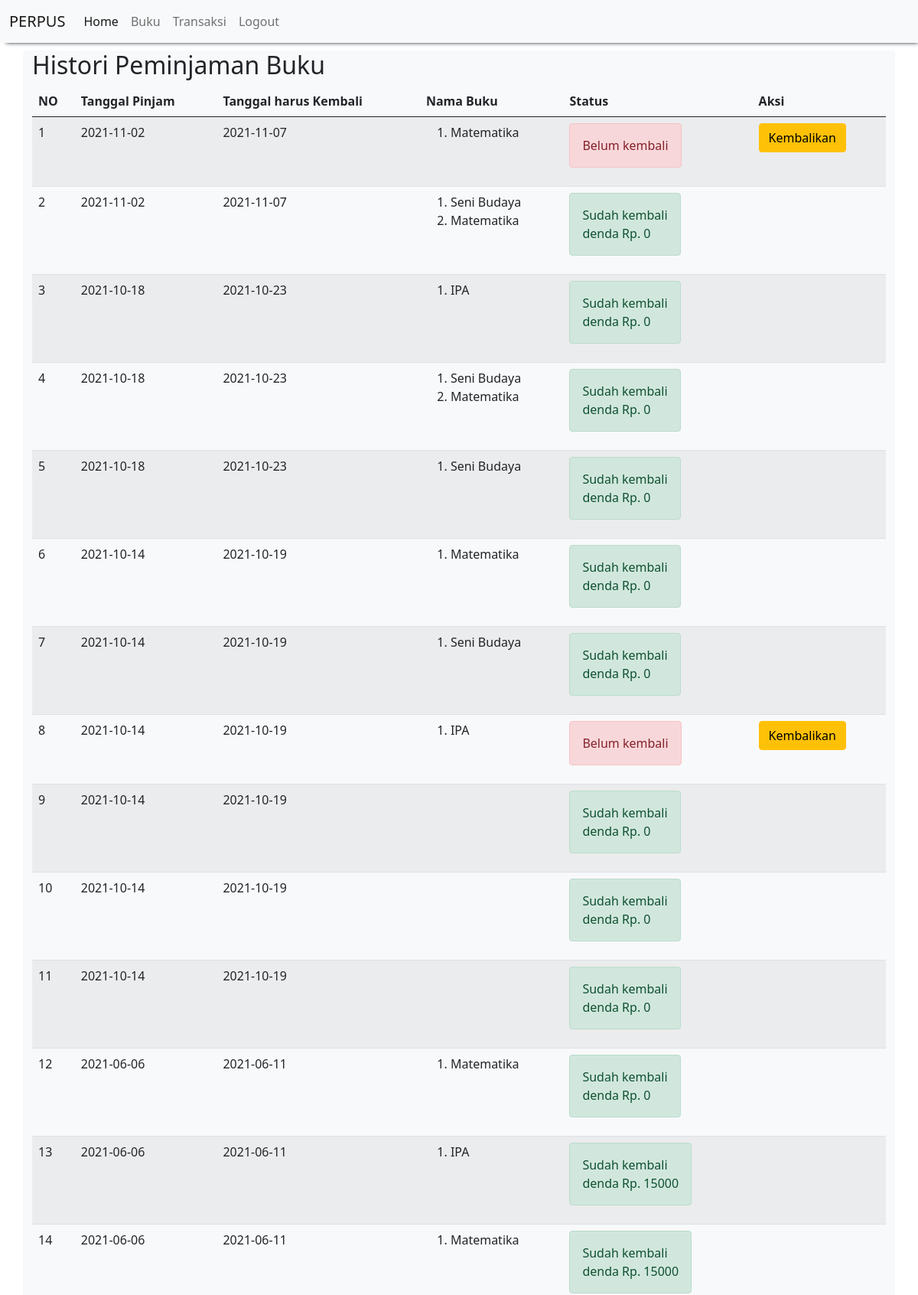
The app's page /histori_peminjaman.php (signed in, upper part) with its own data.
### tables this page shows
CREATE TABLE `peminjaman_buku` (
  `id_peminjaman_buku` int(11) NOT NULL,
  `id_siswa` int(11) NOT NULL,
  `tanggal_pinjam` date NOT NULL,
  `tanggal_kembali` date NOT NULL
);

CREATE TABLE `detail_peminjaman_buku` (
  `id_detail_peminjaman_buku` int(11) NOT NULL,
  `id_peminjaman_buku` int(11) NOT NULL,
  `id_buku` int(11) NOT NULL,
  `qty` int(11) NOT NULL
);

CREATE TABLE `buku` (
  `id_buku` int(11) NOT NULL,
  `nama_buku` varchar(100) NOT NULL,
  `pengarang` varchar(100) NOT NULL,
  `deskripsi` varchar(100) NOT NULL,
  `foto` varchar(255) NOT NULL
);

CREATE TABLE `pengembalian_buku` (
  `id_pengembalian_buku` int(11) NOT NULL,
  `id_peminjaman_buku` int(11) NOT NULL,
  `tanggal_pengembalian` date NOT NULL,
  `denda` int(11) NOT NULL
);

### histori_peminjaman.php (the view)
<?php
    include "header.php";
?>
<h2>Histori Peminjaman Buku</h2>
<table class="table table-hover table-striped">
    <thead>
        <th>NO</th><th>Tanggal Pinjam</th><th>Tanggal harus Kembali</th><th>Nama Buku</th><th>Status</th><th>Aksi</th>
    </thead>
    <tbody>
        <?php
        include "koneksi.php";
        $qry_histori=mysqli_query($conn,"select * from peminjaman_buku order by id_peminjaman_buku desc");
        $no=0;
        while($dt_histori=mysqli_fetch_array($qry_histori)){
            $no++;
            $buku_dipinjam="<ol>";
            $qry_buku=mysqli_query($conn,"select * from  detail_peminjaman_buku join buku on buku.id_buku=detail_peminjaman_buku.id_buku where id_peminjaman_buku = '".$dt_histori['id_peminjaman_buku']."'");
            while($dt_buku=mysqli_fetch_array($qry_buku)){
                $buku_dipinjam.="<li>".$dt_buku['nama_buku']."</li>";
            }
            $buku_dipinjam.="</ol>";
            $qry_cek_kembali=mysqli_query($conn,"select * from pengembalian_buku where id_peminjaman_buku = '".$dt_histori['id_peminjaman_buku']."'");
            if(mysqli_num_rows($qry_cek_kembali)>0){
                $dt_kembali=mysqli_fetch_array($qry_cek_kembali);
                $denda="denda Rp. ".$dt_kembali['denda'];
                $status_kembali="<label class='alert alert-success'>Sudah kembali <br>".$denda."</label>";
                $button_kembali="";
            } else {
                $status_kembali="<label class='alert alert-danger'>Belum kembali</label>";
                $button_kembali="<a href='kembali.php?id=".$dt_histori['id_peminjaman_buku']."' class='btn btn-warning' onclick='return confirm(\"Yakin ingin mengembalikan buku?\")'>Kembalikan</a>";
            }
        ?>
            <tr>
                <td><?=$no?></td><td><?=$dt_histori['tanggal_pinjam']?></td><td><?=$dt_histori['tanggal_kembali']?></td><td><?=$buku_dipinjam?></td><td><?=$status_kembali?></td><td><?=$button_kembali?></td>
            </tr>
        <?php
        }
        ?>
    </tbody>
</table>
<?php
    include "footer.php";
?>

### records on screen
peminjaman_buku: tanggal_pinjam "2021-11-02", tanggal_kembali "2021-11-07", shows "Belum kembali"
detail_peminjaman_buku: id_buku.nama_buku "Matematika"
peminjaman_buku: tanggal_pinjam "2021-11-02", tanggal_kembali "2021-11-07", pengembalian_buku.denda "denda Rp. 0"
detail_peminjaman_buku: id_buku.nama_buku "Seni Budaya"
detail_peminjaman_buku: id_buku.nama_buku "Matematika"
peminjaman_buku: tanggal_pinjam "2021-10-18", tanggal_kembali "2021-10-23", pengembalian_buku.denda "denda Rp. 0"
detail_peminjaman_buku: id_buku.nama_buku "IPA"
peminjaman_buku: tanggal_pinjam "2021-10-18", tanggal_kembali "2021-10-23", pengembalian_buku.denda "denda Rp. 0"
detail_peminjaman_buku: id_buku.nama_buku "Seni Budaya"
detail_peminjaman_buku: id_buku.nama_buku "Matematika"
peminjaman_buku: tanggal_pinjam "2021-10-18", tanggal_kembali "2021-10-23", pengembalian_buku.denda "denda Rp. 0"
detail_peminjaman_buku: id_buku.nama_buku "Seni Budaya"
peminjaman_buku: tanggal_pinjam "2021-10-14", tanggal_kembali "2021-10-19", pengembalian_buku.denda "denda Rp. 0"
detail_peminjaman_buku: id_buku.nama_buku "Matematika"
peminjaman_buku: tanggal_pinjam "2021-10-14", tanggal_kembali "2021-10-19", pengembalian_buku.denda "denda Rp. 0"
detail_peminjaman_buku: id_buku.nama_buku "Seni Budaya"
peminjaman_buku: tanggal_pinjam "2021-10-14", tanggal_kembali "2021-10-19", shows "Belum kembali"
detail_peminjaman_buku: id_buku.nama_buku "IPA"
peminjaman_buku: tanggal_pinjam "2021-10-14", tanggal_kembali "2021-10-19", pengembalian_buku.denda "denda Rp. 0"
peminjaman_buku: tanggal_pinjam "2021-10-14", tanggal_kembali "2021-10-19", pengembalian_buku.denda "denda Rp. 0"
peminjaman_buku: tanggal_pinjam "2021-10-14", tanggal_kembali "2021-10-19", pengembalian_buku.denda "denda Rp. 0"
peminjaman_buku: tanggal_pinjam "2021-06-06", tanggal_kembali "2021-06-11", pengembalian_buku.denda "denda Rp. 0"
detail_peminjaman_buku: id_buku.nama_buku "Matematika"
peminjaman_buku: tanggal_pinjam "2021-06-06", tanggal_kembali "2021-06-11", pengembalian_buku.denda "denda Rp. 15000"
detail_peminjaman_buku: id_buku.nama_buku "IPA"
peminjaman_buku: tanggal_pinjam "2021-06-06", tanggal_kembali "2021-06-11", pengembalian_buku.denda "denda Rp. 15000"
detail_peminjaman_buku: id_buku.nama_buku "Matematika"
